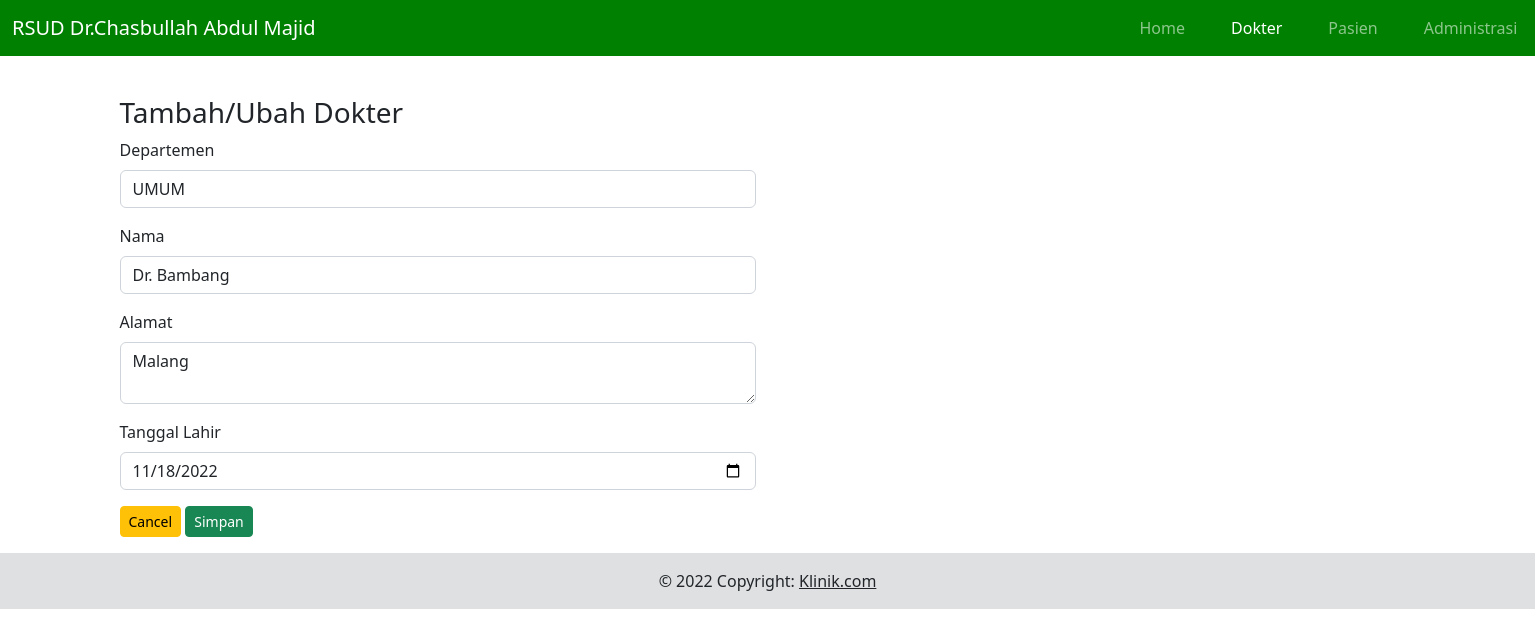
Page /dokter/form/24614f36689 on the committed database.
### tables this page shows
CREATE TABLE `tabel_dokter` (
  `ID_Dokter` char(11) NOT NULL,
  `ID_Departemen` varchar(255) NOT NULL,
  `Nama` varchar(255) NOT NULL,
  `Alamat` text NOT NULL,
  `Tgl_Lahir` date NOT NULL
);

### application/controllers/Dokter.php (called while the page is built, shortened)
<?php
class Dokter extends Base_Controller {
    var $data = [
      'ID_Dokter' => '',
      'ID_Departemen' => '',
      'Nama' => '',
		'Alamat' => '',
    'Tgl_Lahir' => '',
    ];
    function form(){
		$ID_Dokter = $this->uri->segment(3);
		    if($ID_Dokter){
		      $this->data = $this->dokter->find_by_id($ID_Dokter);
		    }
		    $this->load->view('dokter/form',$this->data);
    }
}

### index.php (called while the page is built, shortened)
<?php
require_once BASEPATH.'core/CodeIgniter.php';

### application/models/Base_model.php (called while the page is built, shortened)
<?php
class Base_model extends CI_Model{
    protected $table = null;
    public function find_by_id($ID_Dokter){
        return $this->db->get_where($this->table,['ID_Dokter' => $ID_Dokter])->row_array();
    }
}

### application/views/dokter/form.php (the view, shortened to what this page needs)
<?php
    include APPPATH . 'views/fragment/header.php';
    include APPPATH . 'views/fragment/menu.php' ;
?>
<form method="post" action="<?= base_url('dokter/save') ?>">
<div>
    <div>
    <h3>Tambah/Ubah Dokter</h3>
    </div>
</div>
<div class="row mb-3">
    <label class="form-label">Departemen</label>
    <div class="col-sm-6">
        <input class="form-control" type="text" name="ID_Departemen" id="ID_Departemen" value="<?= $ID_Departemen ?>" required/>
    </div>
</div>
<div class="row mb-3">
    <label class="form-label">Nama</label>
    <div class="col-sm-6">
        <input class="form-control" type="text" name="Nama" id="Nama" value="<?= $Nama ?>" required/>
    </div>
</div>
<div class="row mb-3">
    <label class="form-label">Alamat</label>
    <div class="col-sm-6">
    <textarea class="form-control" name="Alamat" id="Alamat"><?= $Alamat ?></textarea>
    </div>
</div>
<div class="row mb-3">
    <label class="form-label">Tanggal Lahir</label>
    <div class="col-sm-6">
        <input class="form-control" type="date" name="Tgl_Lahir" id="Tgl_Lahir" value="<?= $Tgl_Lahir ?>" required/>
    </div>
</div>
<div class="mb-3">
    <input class="btn btn-warning btn-sm" type="button" value="Cancel" onclick="history.back()" />
    <input class="btn btn-success btn-sm" type="submit" value="Simpan" />
</div>
</form>
<?php
include APPPATH . 'views/fragment/footer.php' ;
?>

### rows in the picture
tabel_dokter: ID_Departemen "UMUM", Nama "Dr. Bambang", Alamat "Malang", Tgl_Lahir "11/18/2022"
